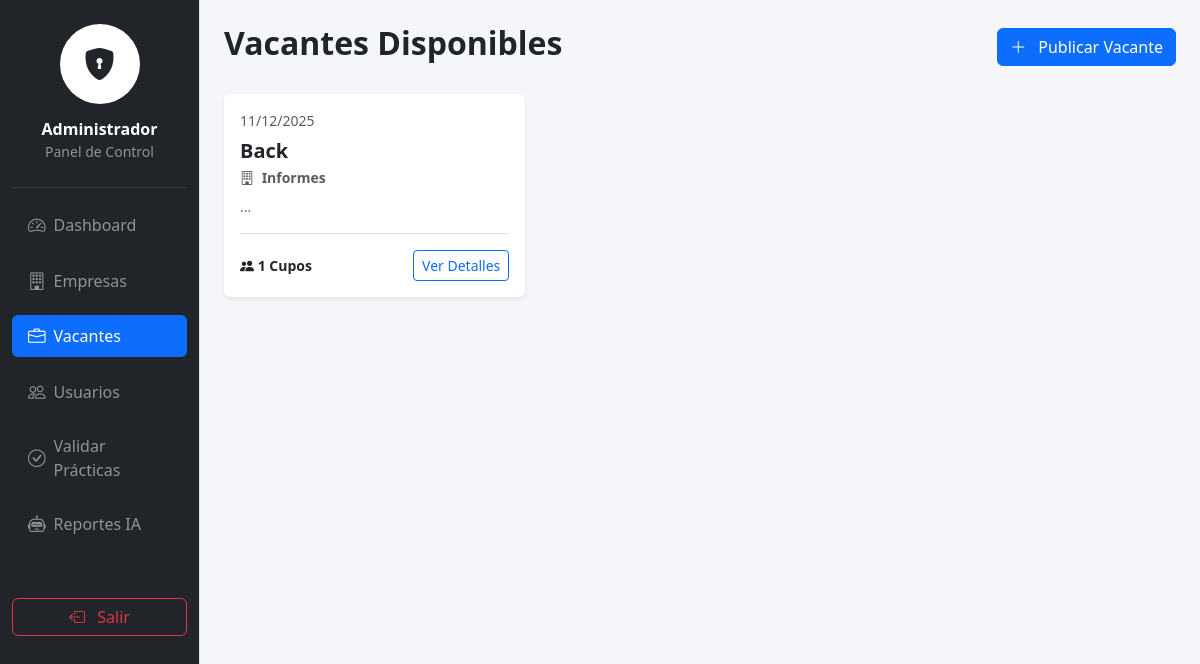
Page /public/admin/vacancies (signed in) on the committed database.
### tables this page shows
CREATE TABLE `vacancies` (
  `id` int(11) NOT NULL,
  `company_id` int(11) NOT NULL,
  `titulo` varchar(200) NOT NULL,
  `descripcion` text DEFAULT NULL,
  `area` varchar(100) DEFAULT NULL,
  `cupos` int(3) NOT NULL DEFAULT 1,
  `activa` tinyint(1) NOT NULL DEFAULT 1,
  `created_at` timestamp NOT NULL DEFAULT current_timestamp(),
  `teacher_id` int(11) DEFAULT NULL
);

CREATE TABLE `companies` (
  `id` int(11) NOT NULL,
  `nombre` varchar(150) NOT NULL,
  `ruc` varchar(20) DEFAULT NULL,
  `rubro` varchar(100) DEFAULT NULL,
  `direccion` varchar(255) DEFAULT NULL,
  `telefono_contacto` varchar(20) DEFAULT NULL,
  `nombre_contacto` varchar(150) DEFAULT NULL,
  `email_contacto` varchar(100) DEFAULT NULL,
  `convenio_vigente` tinyint(1) DEFAULT 1,
  `fecha_fin_convenio` date DEFAULT NULL,
  `logo_path` varchar(255) DEFAULT NULL
);

### app/Controllers/AdminController.php (called while the page is built, shortened)
<?php
require_once __DIR__ . '/../Models/Company.php';
require_once __DIR__ . '/../Config/Database.php';
class AdminController {
   public function vacancies() {
        $companyModel = new Company();
        $vacantes = $companyModel->getVacancies();
        include '../app/Views/admin/vacancies.php';
    }
}
?>

### app/Models/Company.php (called while the page is built, shortened)
<?php
require_once __DIR__ . '/../Config/Database.php';
class Company {
    private $conn;
    public function __construct() {
        $database = new Database();
        $this->conn = $database->getConnection();
    }
    public function getVacancies() {
        $query = "SELECT v.*, c.nombre as empresa
                  FROM vacancies v
                  JOIN companies c ON v.company_id = c.id
                  ORDER BY v.created_at DESC";
        $stmt = $this->conn->prepare($query);
        $stmt->execute();
        return $stmt->fetchAll(PDO::FETCH_ASSOC);
    }
}
?>

### app/Config/Database.php (called while the page is built, shortened)
<?php
class Database {
    private $host = "localhost";
    private $db_name = "sistema_unificado";
    private $username = "root";
    private $password = "";
    private $charset = "utf8mb4";
    public function getConnection() {
        $this->conn = null;
        $dsn = "mysql:host=" . $this->host . ";dbname=" . $this->db_name . ";charset=" . $this->charset;
        $options = [
            PDO::ATTR_ERRMODE            => PDO::ERRMODE_EXCEPTION,
            PDO::ATTR_DEFAULT_FETCH_MODE => PDO::FETCH_ASSOC,
            PDO::ATTR_EMULATE_PREPARES   => false,
        ];
        try {
            $this->conn = new PDO($dsn, $this->username, $this->password, $options);
        } catch(PDOException $exception) {
            echo "Error de Conexión: " . $exception->getMessage();
        }
        return $this->conn;
    }
}
?>

### app/Views/admin/vacancies.php (the view, shortened to what this page needs)
<?php include '../app/Views/layouts/header.php'; ?>
<div class="container-fluid">
    <div class="row">
        <?php include '../app/Views/layouts/admin_sidebar.php'; ?>
        <div class="col-md-10 p-4" style="background-color: #f4f6f9;">
            <div class="d-flex justify-content-between align-items-center mb-4">
                <h2 class="fw-bold text-dark">Vacantes Disponibles</h2>
                <button class="btn btn-primary" data-bs-toggle="modal" data-bs-target="#modalVacante">
                    <i class="bi bi-plus-lg me-2"></i> Publicar Vacante
                </button>
            </div>
            <div class="row">
                <?php if(!empty($vacantes)): ?>
                    <?php foreach($vacantes as $vacante): ?>
                        <div class="col-md-4 mb-4">
                            <div class="card border-0 shadow-sm h-100">
                                <div class="card-body">
                                    <div class="d-flex justify-content-between mb-2">
                                        <small class="text-muted"><?= date('d/m/Y', strtotime($vacante['created_at'])) ?></small>
                                    </div>
                                    <h5 class="fw-bold text-dark mb-1"><?= $vacante['titulo'] ?></h5>
                                    <p class="text-muted small fw-semibold mb-2">
                                        <i class="bi bi-building me-1"></i> <?= $vacante['empresa'] ?>
                                    </p>
                                    <p class="text-secondary small mb-3">
                                        <?= substr($vacante['descripcion'], 0, 90) ?>...
                                    </p>
                                    <div class="d-flex justify-content-between align-items-center pt-3 border-top">
                                        <div class="small">
                                            <span class="fw-bold d-block"><i class="bi bi-people-fill"></i> <?= $vacante['cupos'] ?> Cupos</span>
                                        </div>
                                        <button class="btn btn-sm btn-outline-primary">Ver Detalles</button>
                                    </div>
                                </div>
                            </div>
                        </div>
                    <?php endforeach; ?>
                <?php endif; ?>
            </div>
        </div>
    </div>
</div>
<?php include '../app/Views/layouts/footer.php'; ?>

### app/Views/layouts/header.php (style rules this page uses)
body { font-family: 'Segoe UI', Tahoma, Geneva, Verdana, sans-serif; background-color: #f8f9fa; }

### rows in the picture
vacancies: created_at "11/12/2025", titulo "Back", company.nombre "Informes", cupos "1"
